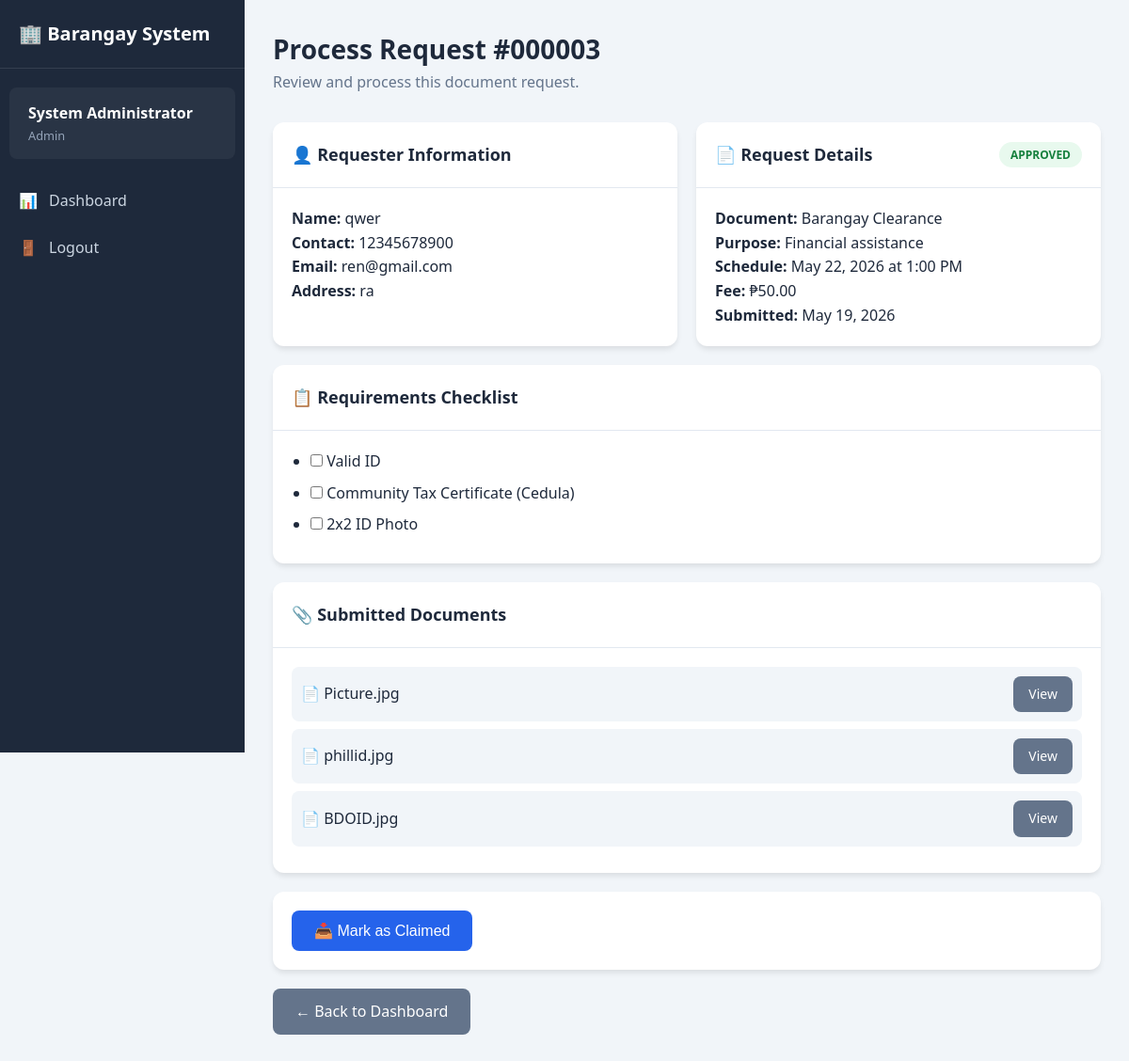
/staff/process_request.php?id=3 (signed in), run on the app's committed database.
### tables this page shows
CREATE TABLE `requests` (
  `id` int(11) NOT NULL,
  `user_id` int(11) NOT NULL,
  `document_id` int(11) NOT NULL,
  `purpose` text DEFAULT NULL,
  `schedule_date` date DEFAULT NULL,
  `schedule_time` time DEFAULT NULL,
  `status` enum('pending','processing','approved','rejected','claimed') DEFAULT 'pending',
  `remarks` text DEFAULT NULL,
  `processed_by` int(11) DEFAULT NULL,
  `processed_at` timestamp NULL DEFAULT NULL,
  `created_at` timestamp NOT NULL DEFAULT current_timestamp()
);

CREATE TABLE `users` (
  `id` int(11) NOT NULL,
  `full_name` varchar(100) NOT NULL,
  `username` varchar(50) NOT NULL,
  `password` varchar(255) NOT NULL,
  `email` varchar(100) DEFAULT NULL,
  `address` text DEFAULT NULL,
  `contact_number` varchar(20) DEFAULT NULL,
  `role` enum('user','staff','admin') DEFAULT 'user',
  `status` enum('active','inactive') DEFAULT 'active',
  `created_at` timestamp NOT NULL DEFAULT current_timestamp(),
  `deleted_at` datetime DEFAULT NULL,
  `failed_attempts` int(11) DEFAULT 0,
  `account_status` varchar(20) DEFAULT 'active'
);

CREATE TABLE `documents` (
  `id` int(11) NOT NULL,
  `document_name` varchar(100) NOT NULL,
  `description` text DEFAULT NULL,
  `requirements` text DEFAULT NULL,
  `processing_days` int(11) DEFAULT 3,
  `fee` decimal(10,2) DEFAULT 0.00,
  `status` enum('active','inactive') DEFAULT 'active',
  `created_at` timestamp NOT NULL DEFAULT current_timestamp(),
  `deleted_at` datetime DEFAULT NULL
);

CREATE TABLE `request_files` (
  `id` int(11) NOT NULL,
  `request_id` int(11) NOT NULL,
  `file_name` varchar(255) NOT NULL,
  `file_path` varchar(500) NOT NULL,
  `uploaded_at` timestamp NOT NULL DEFAULT current_timestamp()
);

### config/database.php (called while the page is built, shortened)
<?php
function formatDate($date) {
    return $date ? date('F j, Y', strtotime($date)) : 'N/A';
}
function formatTime($time) {
    return $time ? date('g:i A', strtotime($time)) : 'N/A';
}
function getStatusBadge($status) {
    $badges = [
        'pending'    => 'warning',
        'processing' => 'info',
        'approved'   => 'success',
        'rejected'   => 'danger',
        'claimed'    => 'secondary'
    ];
    return $badges[$status] ?? 'secondary';
}

### staff/process_request.php (the view, shortened to what this page needs)
<?php
require_once '../config/database.php';
$request_id = intval($_GET['id'] ?? 0);
$stmt = $conn->prepare("
    SELECT r.*, d.document_name, d.requirements, d.fee, d.processing_days,
           u.full_name as requester_name, u.email, u.contact_number, u.address
    FROM requests r
    JOIN documents d ON r.document_id = d.id
    JOIN users u ON r.user_id = u.id
    WHERE r.id = ?
");
$stmt->bind_param("i", $request_id);
$stmt->execute();
$request = $stmt->get_result()->fetch_assoc();
$stmt = $conn->prepare("SELECT * FROM request_files WHERE request_id = ?");
$stmt->bind_param("i", $request_id);
$stmt->execute();
$files = $stmt->get_result()->fetch_all(MYSQLI_ASSOC);
?>
<!DOCTYPE html>
<html lang="en">
<head>
    <link rel="stylesheet" href="/barangay_system/css/style.css">
</head>
<body>
    <div class="dashboard">
        <aside class="sidebar">
            <div class="sidebar-header">
                <h2>🏢 Barangay System</h2>
            </div>
            <div class="sidebar-user">
                <div class="name"><?= htmlspecialchars($_SESSION['full_name']) ?></div>
                <div class="role"><?= ucfirst($_SESSION['role']) ?></div>
            </div>
            <ul class="sidebar-menu">
                <li>
                    <a href="dashboard.php">
                        <span class="icon">📊</span> Dashboard
                    </a>
                </li>
                <li>
                    <a href="/barangay_system/logout.php">
                        <span class="icon">🚪</span> Logout
                    </a>
                </li>
            </ul>
        </aside>
        <main class="main-content">
            <div class="page-header">
                <h1>Process Request #<?= str_pad($request['id'], 6, '0', STR_PAD_LEFT) ?></h1>
                <p>Review and process this document request.</p>
            </div>
            <div style="display: grid; grid-template-columns: 1fr 1fr; gap: 20px;">
                <div class="card">
                    <div class="card-header"><h3>👤 Requester Information</h3></div>
                    <div class="card-body">
                        <p><strong>Name:</strong> <?= htmlspecialchars($request['requester_name']) ?></p>
                        <p><strong>Contact:</strong> <?= htmlspecialchars($request['contact_number'] ?: 'N/A') ?></p>
                        <p><strong>Email:</strong> <?= htmlspecialchars($request['email'] ?: 'N/A') ?></p>
                        <p><strong>Address:</strong> <?= htmlspecialchars($request['address'] ?: 'N/A') ?></p>
                    </div>
                </div>
                <div class="card">
                    <div class="card-header">
                        <h3>📄 Request Details</h3>
                        <span class="badge badge-<?= getStatusBadge($request['status']) ?>">
                            <?= ucfirst($request['status']) ?>
                        </span>
                    </div>
                    <div class="card-body">
                        <p><strong>Document:</strong> <?= htmlspecialchars($request['document_name']) ?></p>
                        <p><strong>Purpose:</strong> <?= htmlspecialchars($request['purpose']) ?></p>
                        <p><strong>Schedule:</strong> <?= formatDate($request['schedule_date']) ?> at <?= formatTime($request['schedule_time']) ?></p>
                        <p><strong>Fee:</strong> ₱<?= number_format($request['fee'], 2) ?></p>
                        <p><strong>Submitted:</strong> <?= formatDate($request['created_at']) ?></p>
                    </div>
                </div>
            </div>
            <?php if ($request['requirements']): ?>
            <div class="card mt-20">
                <div class="card-header"><h3>📋 Requirements Checklist</h3></div>
                <div class="card-body">
                    <ul style="margin-left: 20px;">
                        <?php foreach (explode(',', $request['requirements']) as $req): ?>
                            <li style="margin-bottom: 8px;">
                                <label><input type="checkbox"> <?= htmlspecialchars(trim($req)) ?></label>
                            </li>
                        <?php endforeach; ?>
                    </ul>
                </div>
            </div>
            <?php endif; ?>
            <?php if (!empty($files)): ?>
            <div class="card mt-20">
                <div class="card-header"><h3>📎 Submitted Documents</h3></div>
                <div class="card-body">
                    <?php foreach ($files as $file): ?>
                        <div class="file-item">
                            <span>📄 <?= htmlspecialchars($file['file_name']) ?></span>
                            <a href="<?= htmlspecialchars($file['file_path']) ?>" target="_blank" class="btn btn-sm btn-secondary">View</a>
                        </div>
                    <?php endforeach; ?>
                </div>
            </div>
            <?php endif; ?>
            <?php if (in_array($request['status'], ['pending', 'processing'])): ?>
            <div class="card mt-20">
                <div class="card-header"><h3>⚡ Take Action</h3></div>
                <div class="card-body">
                    <form method="POST" action="">
                        <div class="form-group">
                            <label for="remarks">Remarks / Notes (Required for rejection)</label>
                            <textarea id="remarks" name="remarks" class="form-control"
                                      placeholder="Enter any remarks or reason for rejection..."><?= htmlspecialchars($_POST['remarks'] ?? '') ?></textarea>
                        </div>
                        <div class="d-flex gap-10">
                            <button type="submit" name="action" value="approve" class="btn btn-success"
                                    onclick="return confirm('Are you sure you want to APPROVE this request?')">
                                ✅ Approve Request
                            </button>
                            <button type="submit" name="action" value="reject" class="btn btn-danger"
                                    onclick="return confirm('Are you sure you want to REJECT this request?')">
                                ❌ Reject Request
                            </button>
                        </div>
                    </form>
                </div>
            </div>
            <?php elseif ($request['status'] === 'approved'): ?>
            <div class="card mt-20">
                <div class="card-body">
                    <form method="POST" action="">
                        <button type="submit" name="action" value="claimed" class="btn btn-primary"
                                onclick="return confirm('Mark this document as CLAIMED by the requester?')">
                            📥 Mark as Claimed
                        </button>
                    </form>
                </div>
            </div>
            <?php endif; ?>
            <div class="mt-20">
                <a href="dashboard.php" class="btn btn-secondary">← Back to Dashboard</a>
            </div>
        </main>
    </div>
</body>
</html>

### css/style.css (style rules this page uses)
:root { --primary: #2563eb; --primary-dark: #1d4ed8; --secondary: #64748b; --success: #22c55e; --danger: #ef4444; --warning: #f59e0b; --info: #3b82f6; --light: #f8fafc; --dark: #1e293b; --white: #ffffff; --gray-100: #f1f5f9; --gray-200: #e2e8f0; --gray-300: #cbd5e1; --gray-400: #94a3b8; --gray-500: #64748b; --shadow: 0 4px 6px -1px rgba(0, 0, 0, 0.1); --shadow-lg: 0 10px 15px -3px rgba(0, 0, 0, 0.1); --radius: 8px; --radius-lg: 12px; }
* { margin: 0; padding: 0; box-sizing: border-box; }
body { font-family: 'Segoe UI', Tahoma, Geneva, Verdana, sans-serif; background-color: var(--gray-100); color: var(--dark); line-height: 1.6; }
a { text-decoration: none; color: var(--primary); }
.btn { display: inline-flex; align-items: center; justify-content: center; gap: 8px; padding: 12px 24px; border: none; border-radius: var(--radius); font-size: 1rem; font-weight: 500; cursor: pointer; transition: all 0.2s ease; }
.btn-primary { background: var(--primary); color: var(--white); }
.btn-secondary { background: var(--secondary); color: var(--white); }
.btn-sm { padding: 8px 16px; font-size: 0.875rem; }
.dashboard { display: flex; min-height: 100vh; }
.sidebar { width: 260px; background: var(--dark); color: var(--white); padding: 20px 0; position: fixed; height: 100vh; overflow-y: auto; }
.sidebar-header { padding: 0 20px 20px; border-bottom: 1px solid rgba(255, 255, 255, 0.1); margin-bottom: 20px; }
.sidebar-header h2 { font-size: 1.25rem; display: flex; align-items: center; gap: 10px; }
.sidebar-user { padding: 15px 20px; background: rgba(255, 255, 255, 0.05); margin: 0 10px 20px; border-radius: var(--radius); }
.sidebar-user .name { font-weight: 600; }
.sidebar-user .role { font-size: 0.8rem; color: var(--gray-400); text-transform: capitalize; }
.sidebar-menu { list-style: none; }
.sidebar-menu a { display: flex; align-items: center; gap: 12px; padding: 12px 20px; color: var(--gray-300); transition: all 0.2s ease; }
.sidebar-menu .icon { width: 20px; text-align: center; }
.main-content { flex: 1; margin-left: 260px; padding: 30px; }
.page-header { margin-bottom: 30px; }
.page-header h1 { font-size: 1.75rem; color: var(--dark); }
.page-header p { color: var(--gray-500); }
.card { background: var(--white); border-radius: var(--radius-lg); box-shadow: var(--shadow); overflow: hidden; }
.card-header { padding: 20px; border-bottom: 1px solid var(--gray-200); display: flex; justify-content: space-between; align-items: center; }
.card-header h3 { font-size: 1.125rem; }
.card-body { padding: 20px; }
.badge { display: inline-block; padding: 4px 12px; border-radius: 20px; font-size: 0.75rem; font-weight: 600; text-transform: uppercase; }
.badge-approved, .badge-success { background: rgba(34, 197, 94, 0.1); color: #15803d; }
.file-item { display: flex; align-items: center; justify-content: space-between; padding: 10px; background: var(--gray-100); border-radius: var(--radius); margin-bottom: 8px; }
.mt-20 { margin-top: 20px; }

### data on the page
requests: id "000003", user.full_name "qwer", user.contact_number "12345678900", user.email "ren@gmail.com", user.address "ra", status "APPROVED", document.document_name "Barangay Clearance", purpose "Financial assistance", schedule_date "May 22, 2026", schedule_time "1:00 PM", document.fee "50.00", created_at "May 19, 2026", document.requirements "Valid ID", document.requirements "Community Tax Certificate (Cedula)", document.requirements "2x2 ID Photo"
request_files: file_name "Picture.jpg"
request_files: file_name "phillid.jpg"
request_files: file_name "BDOID.jpg"

### other printed values
$_SESSION['full_name'] "System Administrator"
$_SESSION['role'] "Admin"
